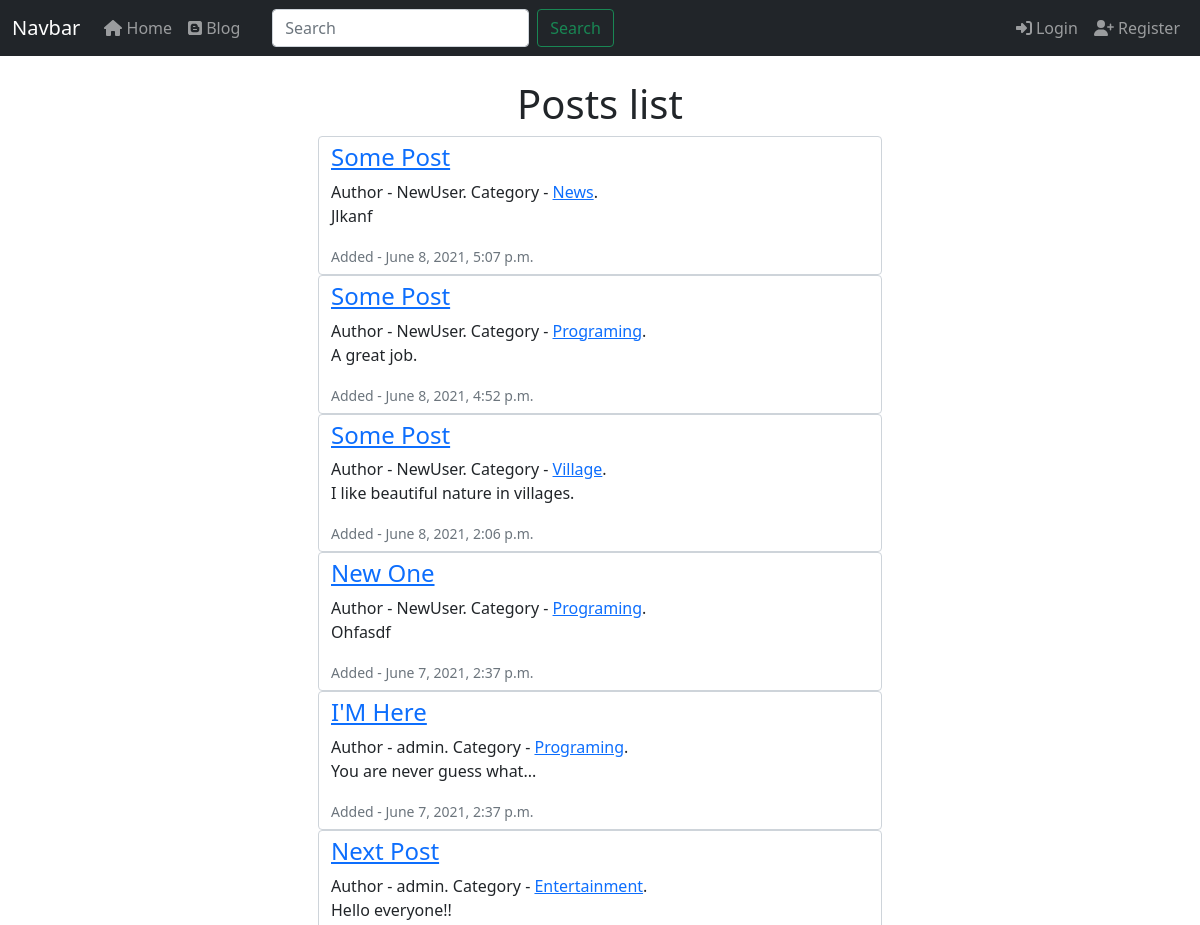
Page /blog/ (upper part) on the earlier database version.
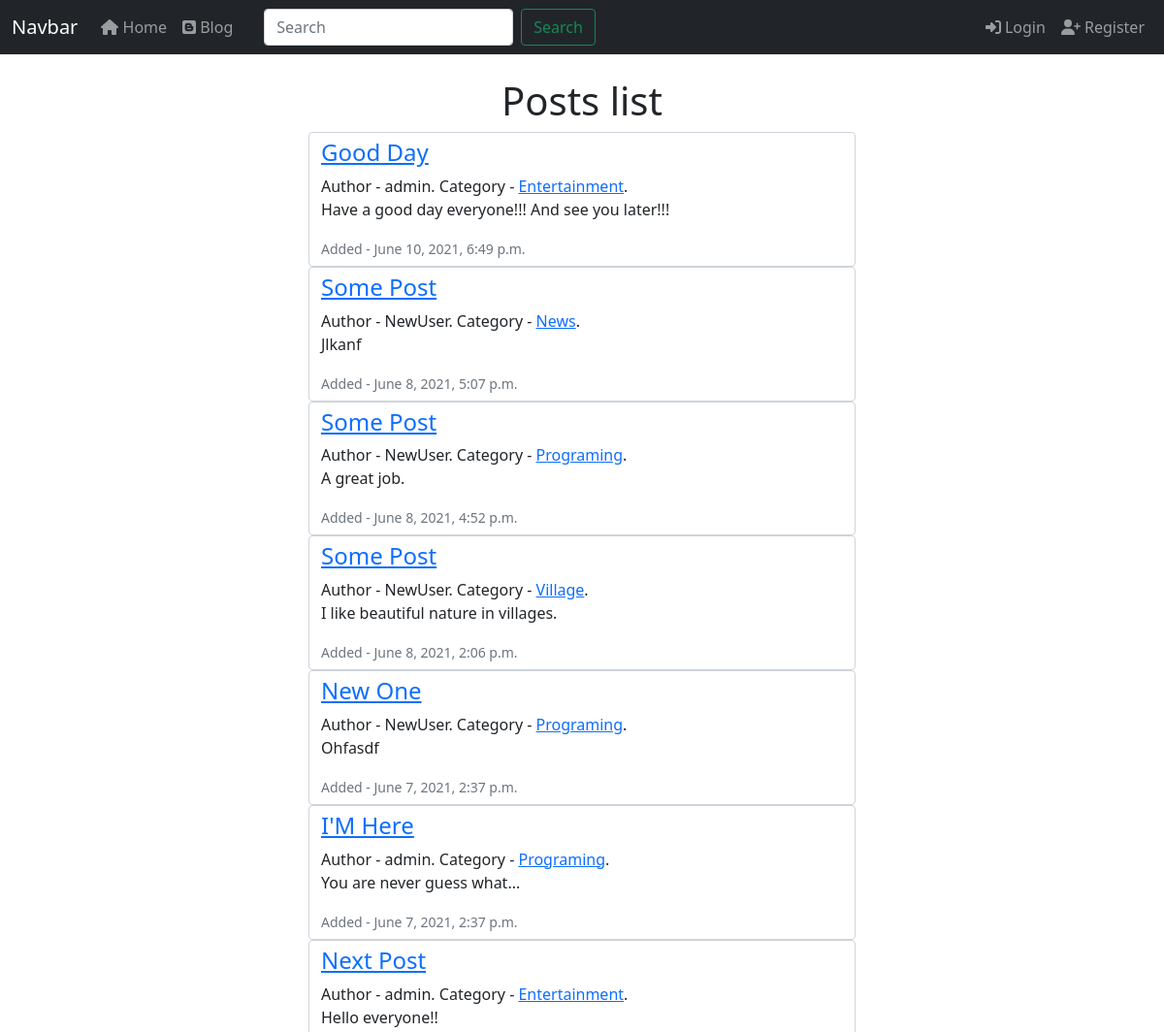
Same page on the later database version.
### apps/blog/models.py (models this page shows, shortened)
class Post(models.Model):
    title = models.CharField(max_length=255)
    author = models.ForeignKey(User, on_delete=models.CASCADE)
    body = RichTextField(blank=True, null=True)
    add_post_date = models.DateTimeField(auto_now_add=True)
    change_post_date = models.DateTimeField(auto_now=True)
    category = models.ForeignKey(Category, on_delete=models.SET_NULL, null=True)
    likes = models.ManyToManyField(User, related_name='post_likes')
    dislikes = models.ManyToManyField(User, related_name='post_dislikes')
    like_updated_at = models.DateTimeField(auto_now=timezone.now())

class Category(models.Model):
    name = models.CharField(max_length=255)
    def __str__(self):
        return self.name

### apps/blog/views.py (the view)
# urls.py: path('', views.BlogPageView.as_view(), name='blog-page'),
class BlogPageView(ListView):
    model = Post
    template_name = 'blog/main_page.html'
    ordering = ['-id']

### apps/blog/context_processors.py (called while the page is built)
def get_context_data(request):
    context = {'category_data': Category.objects.all()}
    return context

### apps/blog/templates/blog/main_page.html (shortened to what this page needs)
{% extends 'home_page/base.html' %}
{% block content %}
<div class="container-fluid">
    <h1 class="text-center mt-4">Posts list</h1>
    <div class="container-fluid">
        {% for post in object_list %}
            <div class="row justify-content-center">
                <div class="col-6">
                    <div class="form-control">
                        <h4><a href="{% url 'blog:post-details' post.pk %}">{{ post.title|title }}</a></h4>
                        Author - {{ post.author }}. Category - <a href="{% url 'blog:category-details' post.category.name|lower|slugify %}">{{ post.category }}</a>.
                        <p class="article-content">{{ post.body|safe|truncatewords:50 }}</p>
                        <small class="text-muted">Added - {{ post.add_post_date }}</small>
                    </div>
                </div>
            </div>
        {% endfor %}
    </div>
</div>
{% endblock content %}

Differences in the rows shown:
added Post: title "Good Day", author "admin", category "Entertainment", body "Have a good day everyone!!! And see you later!!!", add_post_date "June 10, 2021, 6:49 p.m."
